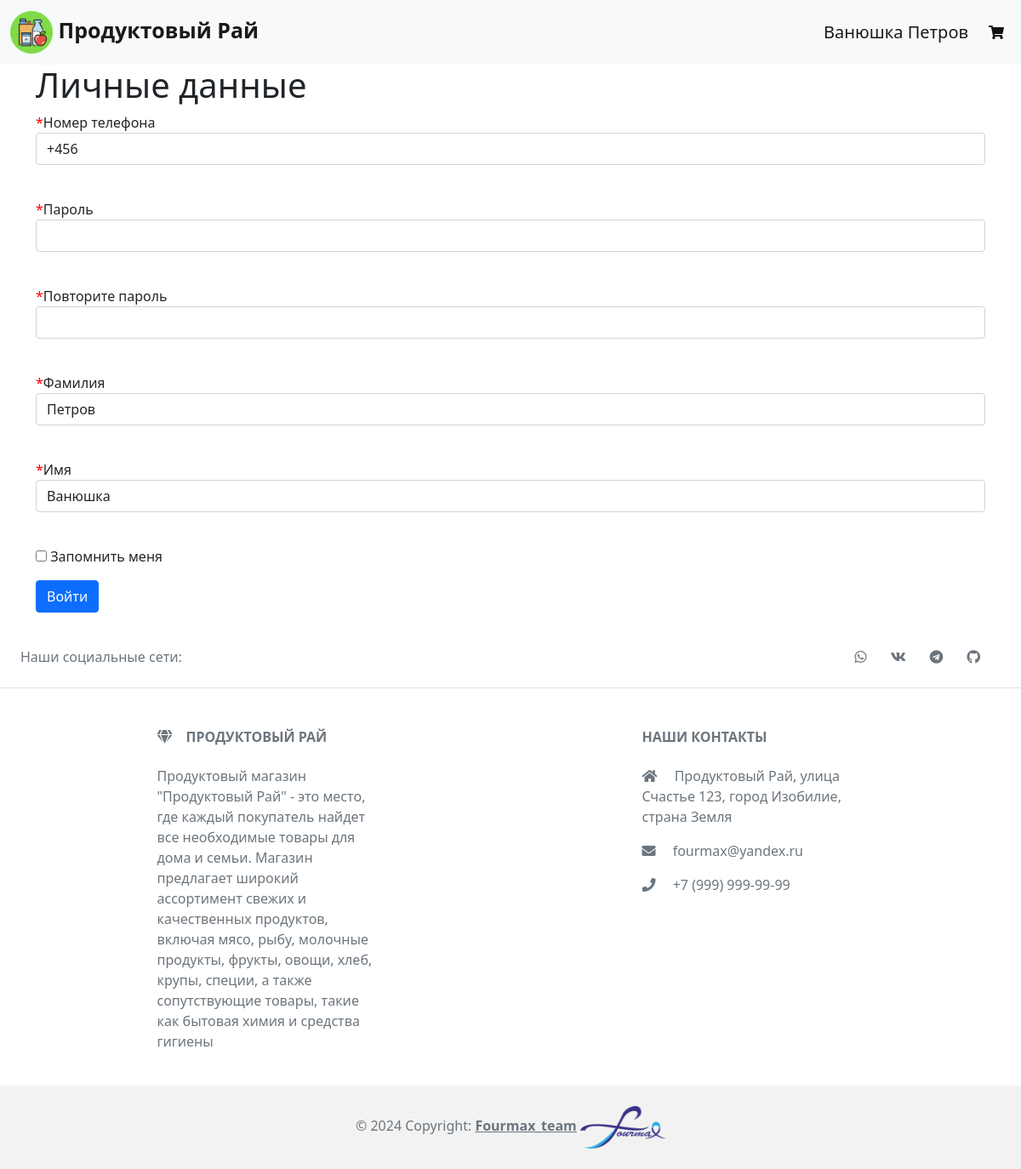
/change_user_data (signed in), run on the app's committed database.
### data/users.py (models this page shows, shortened)
class User(SqlAlchemyBase, UserMixin, SerializerMixin):
    __tablename__ = 'users'
    id = sqlalchemy.Column(sqlalchemy.Integer, primary_key=True,
                           autoincrement=True)
    surname = sqlalchemy.Column(sqlalchemy.String, nullable=True)
    name = sqlalchemy.Column(sqlalchemy.String, nullable=True)
    items_list = sqlalchemy.Column(sqlalchemy.String, nullable=True)
    mobile_phone = sqlalchemy.Column(
        sqlalchemy.String, index=True, unique=True, nullable=True
    )
    hashed_password = sqlalchemy.Column(sqlalchemy.String, nullable=True)
    orders = orm.relationship('Order', back_populates='user')

### server.py (the view, shortened to what this page needs)
@app.route('/change_user_data', methods=['GET', 'POST'])
def change_user_data():
    form = RegisterForm()
    if request.method == "GET":
        db_sess = db_session.create_session()
        user = db_sess.query(User).filter(User.id == current_user.id).first()
        db_sess.close()
        if user:
            form.mobile_phone.data = user.mobile_phone
            form.surname.data = user.surname
            form.name.data = user.name
        else:
            abort(404)
    return render_template(
        'register.html', title='Регистрация', host_data=request.host,
        form=form
    )

### forms/user.py
class RegisterForm(FlaskForm):
    mobile_phone = TelField(
        'Номер телефона', validators=[DataRequired(), Length(max=15)]
    )
    password = PasswordField(
        'Пароль', validators=[DataRequired(), Length(min=5, max=25)]
    )
    password_again = PasswordField(
        'Повторите пароль', validators=[DataRequired(), Length(min=5, max=25)]
    )
    surname = StringField(
        'Фамилия', validators=[DataRequired(), Length(min=1, max=25)]
    )
    name = StringField(
        'Имя', validators=[DataRequired(), Length(min=1, max=25)]
    )
    remember_me = BooleanField('Запомнить меня')
    submit = SubmitField('Войти')

### data/db_session.py (called while the page is built)
def create_session() -> Session:
    global __factory
    return __factory()

### server.py (called while the page is built)
@login_manager.user_loader
def load_user(user_id):
    db_sess = db_session.create_session()
    return db_sess.query(User).get(user_id)

### templates/register.html (shortened to what this page needs)
{% extends "base.html" %}
{% block content %}
<h1>Личные данные</h1>
<form action="" method="post">
    <p>
        <span class="req-marker">*</span>{{ form.mobile_phone.label }}<br>
        {{ form.mobile_phone(class="form-control", type="tel") }}<br>
    </p>
    <p>
        <span class="req-marker">*</span>{{ form.password.label }}<br>
        {{ form.password(class="form-control", type="password") }}<br>
    </p>
    <p>
        <span class="req-marker">*</span>{{ form.password_again.label }}<br>
        {{ form.password_again(class="form-control", type="password") }}<br>
    </p>
    <p>
        <span class="req-marker">*</span>{{ form.surname.label }}<br>
        {{ form.surname(class="form-control") }}<br>
    </p>
    <p>
        <span class="req-marker">*</span>{{ form.name.label }}<br>
        {{ form.name(class="form-control") }}<br>
    </p>
    <p>{{ form.remember_me() }} {{ form.remember_me.label }}</p>
    <p>{{ form.submit(type="submit", class="btn btn-primary") }}</p>
</form>
{% endblock %}

### templates/base.html (shortened to what this page needs)
<!doctype html>
<html lang="en">
<head>
    <link href="/static/css/normalize.css" rel="stylesheet">
    <link href="https://cdn.jsdelivr.net/npm/bootstrap@5.0.0-beta3/dist/css/bootstrap.min.css" rel="stylesheet">
	<link rel="stylesheet" href="https://use.fontawesome.com/releases/v5.15.3/css/all.css">
    <link rel="stylesheet" type="text/css" href="/static/css/style.css" />
</head>
    <body>
    <header>
        <nav class="navbar navbar-expand-sm navbar-light bg-light">
            <div class="container-fluid">
                <a class="navbar-brand" href="/"
                   style="font-size: 25px">
                    <img src="/static/img/nav_icon.png" class="nav_icon"
                         width="50px" height="50px">
                    <b>Продуктовый Рай</b>
                </a>
                <div class="collapse navbar-collapse" id="navbarSupportedContent">
                    <ul class="navbar-nav ms-auto mb-1 mb-lg-0">
                        {% if current_user.is_authenticated %}
                            <a class="navbar-brand" href="{{ '/admin' if current_user.id == 1 else '/personal_account' }}" id="{{current_user.id}}" name="current_user">{{ current_user.name }} {{ current_user.surname }}</a>
                        {% endif %}
                        <li class="nav-item">
                            {% if current_user.is_authenticated %}
                                {% if current_user.id != 1 %}
                                    <a class="nav-link" href="#" data-bs-toggle="modal" data-bs-target="#modal-cart">
                                        <i class="fas fa-shopping-cart"></i>
                                    </a>
                                {% endif %}
                            {% else %}
                                <a class="nav-link" href="/login">
                                    <i class="fas fa-shopping-cart"></i>
                                </a>
                            {% endif %}
                        </li>
                    </ul>
                </div>
            </div>
        </nav>
    </header>
    <main role="main" class="container">
        {% block content %}{% endblock %}
    </main>
    <footer class="text-center text-lg-start bg-body-tertiary text-muted">
      <section class="d-flex justify-content-center justify-content-lg-between p-4 border-bottom">
        <div class="me-5 d-none d-lg-block">
          <span>Наши социальные сети:</span>
        </div>
        <div>
          <a href="#" class="me-4 text-reset"><i class="fab fa-whatsapp"></i></a>
          <a href="#" class="me-4 text-reset"><i class="fab fa-vk"></i></a>
          <a href="#" class="me-4 text-reset"><i class="fab fa-telegram"></i></a>
          <a href="https://github.com/DABer1805/online_store.git" class="me-4 text-reset"><i class="fab fa-github"></i></a>
        </div>
      </section>
      <section class="">
        <div class="container text-center text-md-start mt-5">
          <div class="row mt-3">
            <div class="col-md-3 col-lg-4 col-xl-3 mx-auto mb-4">
              <h6 class="text-uppercase fw-bold mb-4">
                <i class="fas fa-gem me-3"></i>Продуктовый Рай
              </h6>
              <p>
                Продуктовый магазин "Продуктовый Рай" - это место, где
                каждый покупатель найдет все необходимые
                товары для дома и семьи. Магазин предлагает широкий
                ассортимент свежих и качественных продуктов, включая мясо,
                рыбу, молочные продукты, фрукты, овощи, хлеб, крупы,
                специи, а также сопутствующие товары, такие как бытовая
                химия и средства гигиены
              </p>
            </div>
            <div class="col-md-4 col-lg-3 col-xl-3 mx-auto mb-md-0 mb-4">
              <h6 class="text-uppercase fw-bold mb-4">Наши контакты</h6>
              <p><i class="fas fa-home me-3"></i> Продуктовый Рай, улица Счастье 123, город Изобилие, страна Земля</p>
              <p>
                <i class="fas fa-envelope me-3"></i>
                fourmax@yandex.ru
              </p>
              <p><i class="fas fa-phone me-3"></i> +7 (999) 999-99-99</p>
            </div>
          </div>
        </div>
      </section>
      <div class="text-center p-4" style="background-color: rgba(0, 0, 0, 0.05);">
        © 2024 Copyright:
        <a class="text-reset fw-bold" href="https://github.com/DABer1805/online_store.git">Fourmax_team</a>
          <img src="/static/img/brand_img.png" style="height: 50px; width: 100px">
      </div>
    </footer>
    </body>
</html>

### static/css/style.css (style rules this page uses)
* { scrollbar-width: 3px; scrollbar-color: #c1c1c1 #f1f1f1; }
.navbar-light .navbar-nav .nav-link { color: #111; font-weight: 500; text-transform: uppercase; }
.req-marker { color: red; }

### data on the page
User: name "Ванюшка", surname "Петров", mobile_phone "+456"
